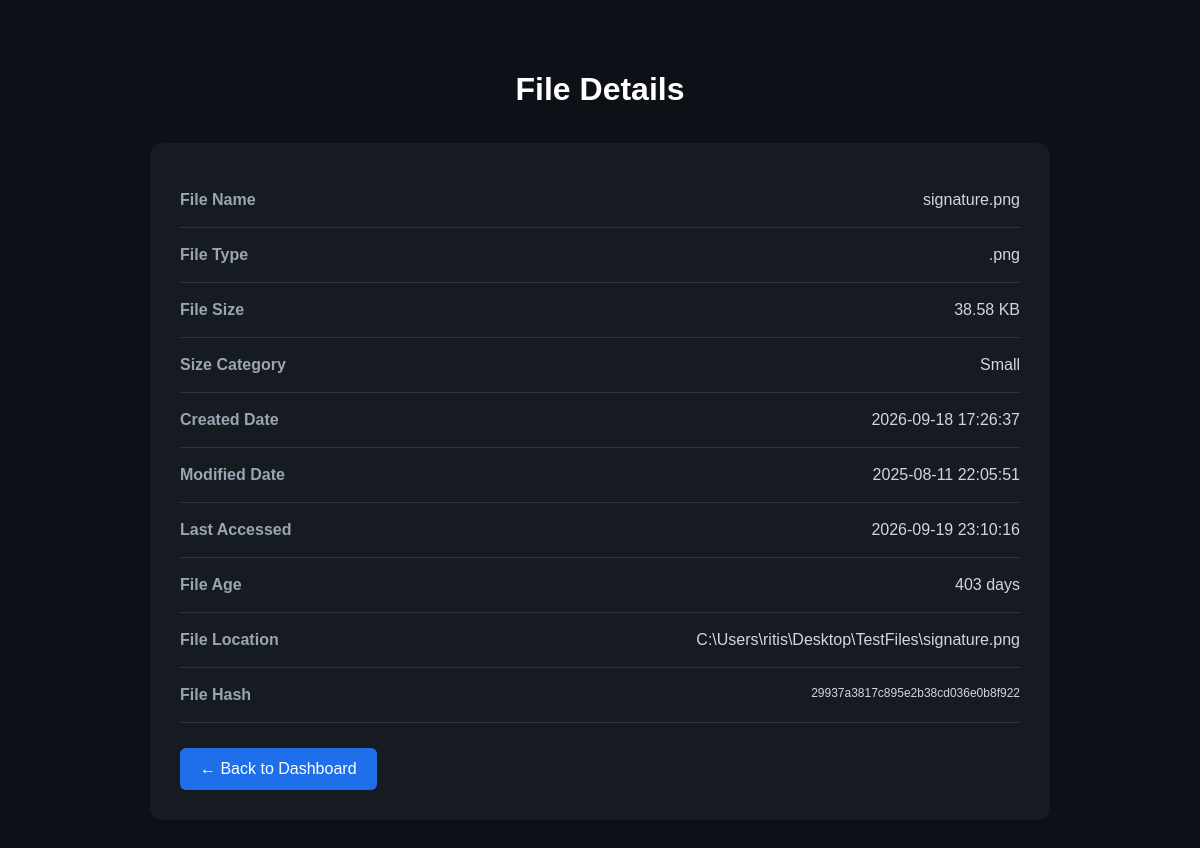
Screenshot of /details/36 with the database file from the repository.
### tables this page shows
CREATE TABLE files (
            id INTEGER PRIMARY KEY AUTOINCREMENT,
            file_name TEXT,
            file_type TEXT,
            file_size INTEGER,
            created_date TEXT,
            modified_date TEXT,
            accessed_date TEXT,
            file_path TEXT UNIQUE,
            file_hash TEXT
        );

### app/app.py (the view)
@app.route("/details/<int:file_id>")
def details(file_id):
    files = get_all_files()
    selected_file = None
    for file in files:
        if file[0] == file_id:
            selected_file = file
            break
    if selected_file is None:
        return "File not found."
    file_data = prepare_file_data(
        selected_file
    )
    return render_template(
        "details.html",
        file=file_data
    )

### app/app.py (called while the page is built)
def get_category(file_type):
    file_type = file_type.lower()
    if file_type in [
        ".pdf",
        ".doc",
        ".docx",
        ".txt",
        ".xls",
        ".xlsx"
    ]:
        return "document"
    elif file_type in [
        ".ppt",
        ".pptx"
    ]:
        return "presentation"
    elif file_type in [
        ".jpg",
        ".jpeg",
        ".png",
        ".gif",
        ".bmp"
    ]:
        return "image"
    else:
        return "other"

### database/database.py (called while the page is built)
def get_all_files():
    connection = sqlite3.connect(DATABASE_NAME)
    cursor = connection.cursor()
    cursor.execute("""
        SELECT * FROM files
    """)
    files = cursor.fetchall()
    connection.close()
    return files

### templates/details.html (shortened to what this page needs)
<!DOCTYPE html>
<html lang="en">
<head>
</head>
<body>
    <div class="container">
        <h1>File Details</h1>
        <div class="details-box">
            <div class="detail-row">
                <span class="label">
                    File Name
                </span>
                <span class="value">
                    {{ file.name }}
                </span>
            </div>
            <div class="detail-row">
                <span class="label">
                    File Type
                </span>
                <span class="value">
                    {{ file.type }}
                </span>
            </div>
            <div class="detail-row">
                <span class="label">
                    File Size
                </span>
                <span class="value">
                    {{ file.size }}
                </span>
            </div>
            <div class="detail-row">
                <span class="label">
                    Size Category
                </span>
                <span class="value">
                    {{ file.size_category }}
                </span>
            </div>
            <div class="detail-row">
                <span class="label">
                    Created Date
                </span>
                <span class="value">
                    {{ file.created }}
                </span>
            </div>
            <div class="detail-row">
                <span class="label">
                    Modified Date
                </span>
                <span class="value">
                    {{ file.modified }}
                </span>
            </div>
            <div class="detail-row">
                <span class="label">
                    Last Accessed
                </span>
                <span class="value">
                    {{ file.accessed }}
                </span>
            </div>
            <div class="detail-row">
                <span class="label">
                    File Age
                </span>
                <span class="value">
                    {{ file.age }} days
                </span>
            </div>
            <div class="detail-row">
                <span class="label">
                    File Location
                </span>
                <span class="value">
                    {{ file.path }}
                </span>
            </div>
            <div class="detail-row">
                <span class="label">
                    File Hash
                </span>
                <span class="value hash">
                    {{ file.hash }}
                </span>
            </div>
            <a href="/" class="back-button">
                ← Back to Dashboard
            </a>
        </div>
    </div>
</body>
</html>

### templates/details.html (style rules this page uses)
* { box-sizing: border-box; }
body { margin: 0; font-family: Arial, sans-serif; background: #0d1117; color: white; }
.container { width: 90%; max-width: 900px; margin: auto; padding: 50px 0; }
h1 { text-align: center; margin-bottom: 35px; }
.details-box { background: #161b22; padding: 30px; border-radius: 12px; }
.detail-row { display: flex; justify-content: space-between; gap: 30px; padding: 18px 0; border-bottom: 1px solid #30363d; }
.label { color: #9aa4b2; font-weight: bold; }
.value { color: #d0d7de; text-align: right; word-break: break-word; }
.hash { font-size: 12px; max-width: 500px; }
.back-button { display: inline-block; margin-top: 25px; padding: 12px 20px; background: #1f6feb; color: white; text-decoration: none; border-radius: 6px; }

### rows the page displays
files: name "signature.png", type ".png", created "2026-09-18 17:26:37", modified "2025-08-11 22:05:51", accessed "2026-09-19 23:10:16", path "C:\\Users\\ritis\\Desktop\\TestFiles\\signature.png", hash "29937a3817c895e2b38cd036e0b8f922"

### other values shown
{{ file.size }} "38.58 KB"
{{ file.size_category }} "Small"
{{ file.age }} "403"
